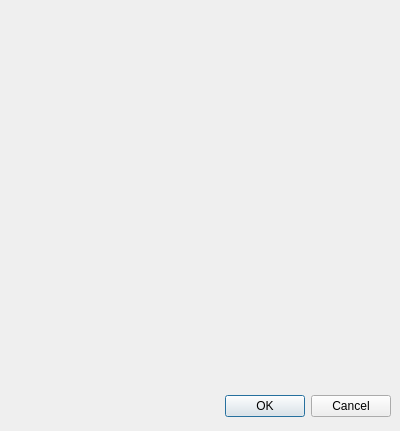
<?xml version="1.0" encoding="UTF-8"?>
<ui version="4.0">
 <class>Dialog</class>
 <widget class="QDialog" name="Dialog">
  <property name="geometry">
   <rect>
    <x>0</x>
    <y>0</y>
    <width>400</width>
    <height>431</height>
   </rect>
  </property>
  <property name="windowTitle">
   <string>Dialog</string>
  </property>
  <widget class="QDialogButtonBox" name="buttonBox">
   <property name="geometry">
    <rect>
     <x>50</x>
     <y>390</y>
     <width>341</width>
     <height>32</height>
    </rect>
   </property>
   <property name="orientation">
    <enum>Qt::Horizontal</enum>
   </property>
   <property name="standardButtons">
    <set>QDialogButtonBox::Cancel|QDialogButtonBox::Ok</set>
   </property>
  </widget>
 </widget>
 <resources/>
 <connections>
  <connection>
   <sender>buttonBox</sender>
   <signal>accepted()</signal>
   <receiver>Dialog</receiver>
   <slot>accept()</slot>
   <hints>
    <hint type="sourcelabel">
     <x>248</x>
     <y>254</y>
    </hint>
    <hint type="destinationlabel">
     <x>157</x>
     <y>274</y>
    </hint>
   </hints>
  </connection>
  <connection>
   <sender>buttonBox</sender>
   <signal>rejected()</signal>
   <receiver>Dialog</receiver>
   <slot>reject()</slot>
   <hints>
    <hint type="sourcelabel">
     <x>316</x>
     <y>260</y>
    </hint>
    <hint type="destinationlabel">
     <x>286</x>
     <y>274</y>
    </hint>
   </hints>
  </connection>
 </connections>
</ui>
